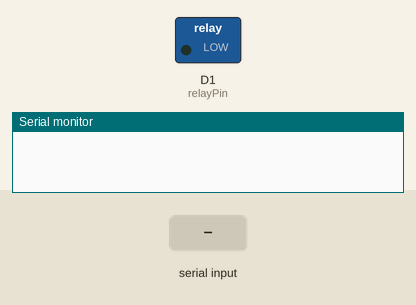
Recording of a sketch running on a simulated ESP8266 (NodeMCU). Shown: switched loads named in the sketch (green lamp = pin HIGH), the last lines printed to the serial monitor. The inputs (shaded band) are chosen by the test bench.

Above: at 1.2 s.
1.3 s: "Y" received over Serial
At 2.5 s:
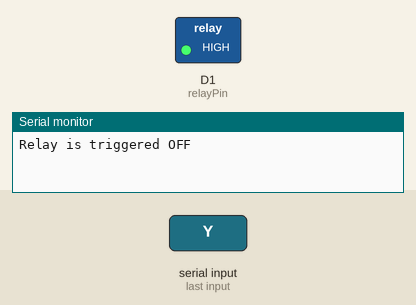
2.8 s: "S" received over Serial
At 3.6 s:
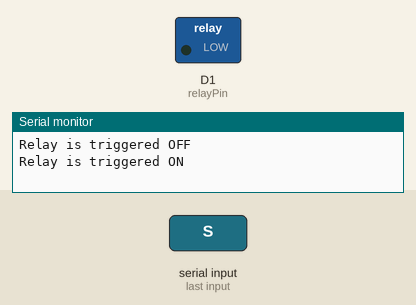
Timing chart, 0 to 5.8 s (numbered marks = the images above; inputs shaded):
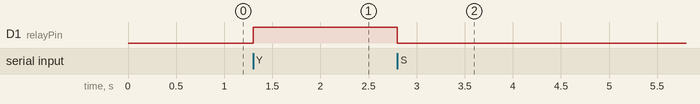

The sketch:

RELAY.ino
```cpp
// Lab 2

int relayPin = D1;
byte recievedByte = 0;
void setup() {

// initialize digital pin  as an output
Serial.begin(230400);
pinMode(relayPin, OUTPUT);
}

// Loop finction to run repeatedly:
void loop() {

  if(Serial.available()> 0)            // Is there any character coming through the serial port?
  {
    recievedByte = Serial.read();      // If there is a character, read it.

    if(recievedByte=='Y'){
      digitalWrite(relayPin, HIGH);         // trigger off the Relay
      Serial.println("Relay is triggered OFF");
    }
    else if(recievedByte=='S'){
      digitalWrite(relayPin, LOW);          // trigger on Relay
      Serial.println("Relay is triggered ON");

    }
  }
}
```

Measured:
- after the input at 1.3 s, D1 (relayPin): LOW → HIGH at once
- after the input at 2.8 s, D1 (relayPin): HIGH → LOW at once
